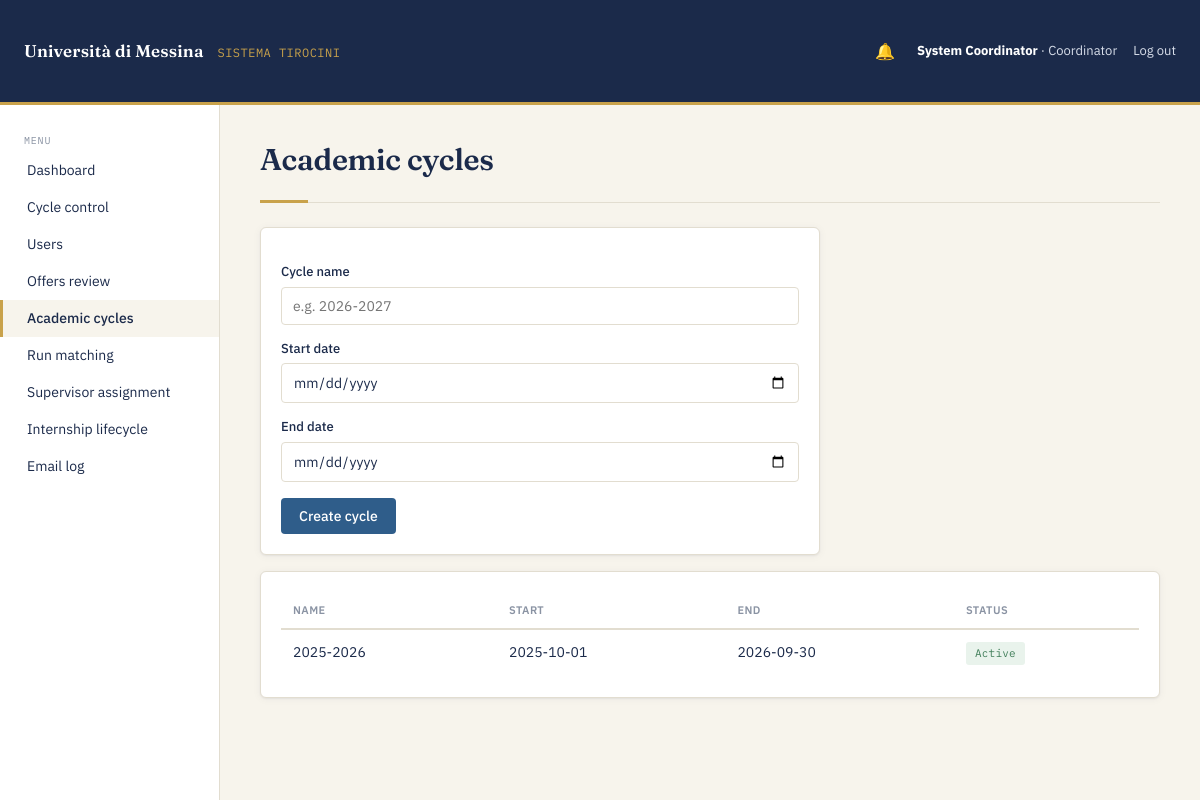
The page /admin/cycles.php (signed in) on the database its author committed.
### tables this page shows
CREATE TABLE `academic_cycles` (
  `id`          INT UNSIGNED AUTO_INCREMENT PRIMARY KEY,
  `name`        VARCHAR(100) NOT NULL,              
  `start_date`  DATE NOT NULL,
  `end_date`    DATE NOT NULL,
  `is_active`   TINYINT(1) NOT NULL DEFAULT 1,
  `created_at`  DATETIME NOT NULL DEFAULT CURRENT_TIMESTAMP
);

### admin/cycles.php (the view, shortened to what this page needs)
<?php
require '../includes/db.php';
$cycles = $db->query("SELECT * FROM academic_cycles ORDER BY start_date DESC")->fetchAll();
require '../includes/header.php';
?>
<div class="page-header">
    <h1>Academic cycles</h1>
</div>
<form method="POST" class="card form-narrow">
    <label for="name">Cycle name</label>
    <input type="text" id="name" name="name" placeholder="e.g. 2026-2027">
    <label for="start_date">Start date</label>
    <input type="date" id="start_date" name="start_date">
    <label for="end_date">End date</label>
    <input type="date" id="end_date" name="end_date">
    <button type="submit" class="btn btn-primary" style="width:auto;margin-top:16px;">Create cycle</button>
</form>
<div class="card">
    <table>
        <thead><tr><th>Name</th><th>Start</th><th>End</th><th>Status</th></tr></thead>
        <tbody>
        <?php foreach ($cycles as $c): ?>
            <tr>
                <td><?= htmlspecialchars($c['name']) ?></td>
                <td><?= htmlspecialchars($c['start_date']) ?></td>
                <td><?= htmlspecialchars($c['end_date']) ?></td>
                <td><span class="badge badge-<?= $c['is_active'] ? 'open' : 'closed' ?>"><?= $c['is_active'] ? 'Active' : 'Inactive' ?></span></td>
            </tr>
        <?php endforeach; ?>
        </tbody>
    </table>
</div>
<?php require '../includes/footer.php'; ?>

### assets/css/style.css (style rules this page uses)
:root { --ink-navy: #1B2A4A; --strait-blue: #2F5D8A; --strait-blue-dark: #244a6e; --mosaic-gold: #C9A24B; --parchment: #F7F4EC; --paper: #FFFFFF; --slate: #5B6472; --slate-light: #8A93A3; --border: #E2DDD0; --sea-green: #3F7D58; --sea-green-bg: #E9F3EC; --clay-red: #B5483E; --clay-red-bg: #FBEBE9; --amber: #A9762B; --amber-bg: #FBF3E3; --font-display: 'Fraunces', Georgia, serif; --font-body: 'IBM Plex Sans', -apple-system, sans-serif; --font-mono: 'IBM Plex Mono', 'Courier New', monospace; --radius: 6px; --shadow: 0 1px 2px rgba(27,42,74,0.06), 0 1px 8px rgba(27,42,74,0.05); }
* { box-sizing: border-box; }
html, body { margin: 0; padding: 0; background: var(--parchment); color: var(--ink-navy); font-family: var(--font-body); font-size: 15px; line-height: 1.5; }
h1, h2, h3 { font-family: var(--font-display); font-weight: 600; color: var(--ink-navy); margin: 0 0 4px; letter-spacing: -0.01em; }
h1 { font-size: 30px; }
.page-header { margin-bottom: 24px; padding-bottom: 16px; border-bottom: 1px solid var(--border); position: relative; }
.page-header::after { content: ''; position: absolute; bottom: -1px; left: 0; width: 48px; height: 3px; background: var(--mosaic-gold); }
.card { background: var(--paper); border: 1px solid var(--border); border-radius: var(--radius); padding: 20px; box-shadow: var(--shadow); position: relative; margin-bottom: 16px; }
.badge { display: inline-block; font-family: var(--font-mono); font-size: 11px; padding: 3px 9px; border-radius: 3px; letter-spacing: 0.02em; }
.badge-open, .badge-active, .badge-accepted { background: var(--sea-green-bg); color: var(--sea-green); }
label { display: block; font-size: 13px; font-weight: 500; color: var(--ink-navy); margin-top: 14px; margin-bottom: 5px; }
input, select, textarea { width: 100%; padding: 9px 11px; border: 1px solid var(--border); border-radius: 4px; font-size: 14px; font-family: var(--font-body); background: var(--paper); color: var(--ink-navy); }
.btn { display: inline-block; padding: 9px 18px; border-radius: 4px; border: none; font-family: var(--font-body); font-size: 14px; font-weight: 500; cursor: pointer; text-decoration: none; }
.btn-primary { background: var(--strait-blue); color: #fff; width: 100%; margin-top: 22px; }
table { width: 100%; border-collapse: collapse; font-size: 14px; }
th { text-align: left; font-size: 11px; text-transform: uppercase; letter-spacing: 0.04em; color: var(--slate-light); font-weight: 600; padding: 10px 12px; border-bottom: 2px solid var(--border); }
td { padding: 12px; border-bottom: 1px solid var(--border); vertical-align: top; }
tr:last-child td { border-bottom: none; }
.form-narrow { max-width: 560px; }

### rows shown on the page
academic_cycles: name "2025-2026", start_date "2025-10-01", end_date "2026-09-30", is_active "Active"

### other values the page prints
$user['name'] "System Coordinator"
$user['role'] "Coordinator"
$label "Dashboard"
$label "Cycle control"
$label "Users"
$label "Offers review"
$label "Academic cycles"
$label "Run matching"
$label "Supervisor assignment"
$label "Internship lifecycle"
$label "Email log"
